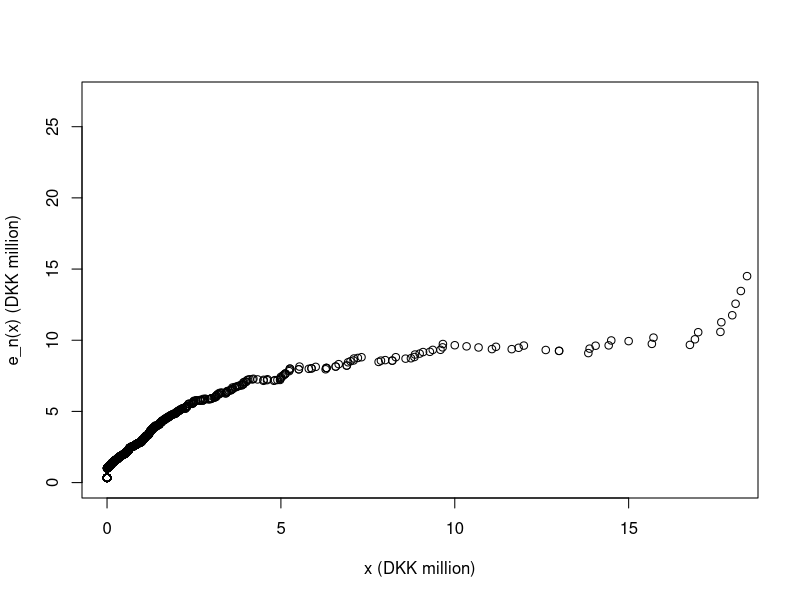

Generate this figure with R:
# clear variables and close windows
rm(list=ls(all=TRUE))
graphics.off()

samplemef = function(data, xaxis){
# SAMPLEMEF Sample mean excess function. 
#   RES = SAMPLEMEF (DATA, XAXIS) returns the value of the sample 
#   mean excess function for the vector DATA in the points from vector XAXIS.


sorteddata  = sort(data)
dataLength  = length(sorteddata)
resLength   = length(xaxis)
res         = xaxis


i = 0
valuesOnTheLeft = 0
smef = mean(sorteddata[1:dataLength])

while ( i < resLength ){
  i = i + 1
  while (sorteddata[valuesOnTheLeft+1] < xaxis[i]){
    valuesOnTheLeft = valuesOnTheLeft + 1
  }
  smef = mean (sorteddata[(valuesOnTheLeft+1):dataLength])
  res[i] = smef - xaxis[i]
}
return(res)
}


# load the data
data = read.table("dfl.txt")
data = data[,5]
xaxis = sort(data)

# calculate empirical mean excess function on dfl data
sampleMef = samplemef(data, xaxis)
sampleMef = sampleMef / 1e6

xaxis = xaxis / 1e6

plot(xaxis,sampleMef, col="black",xlab="x (DKK million)", ylab="e_n(x) (DKK million)", xlim=c(0,18),ylim=c(0,max(sampleMef)))
